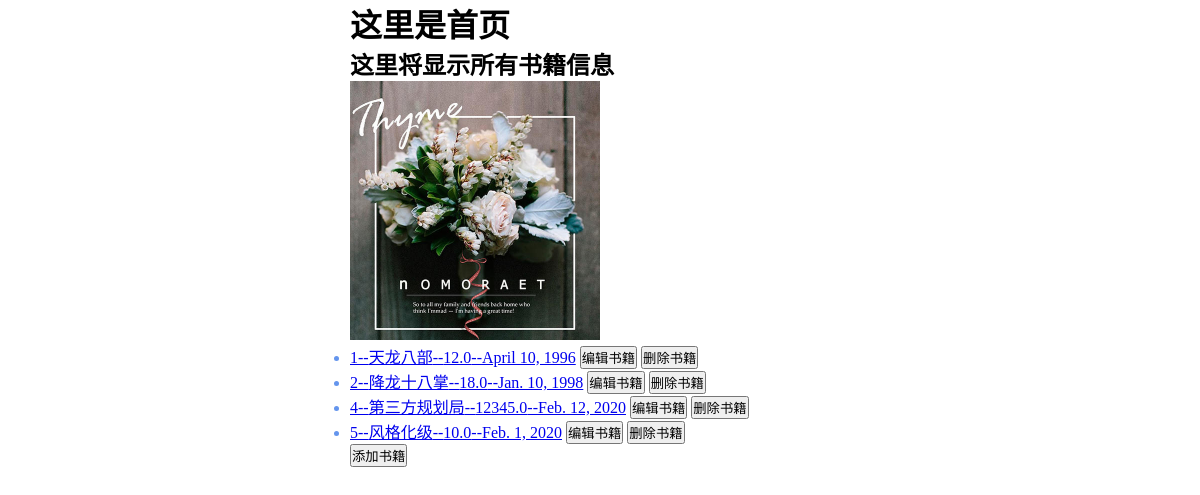
The app's page /, older data.
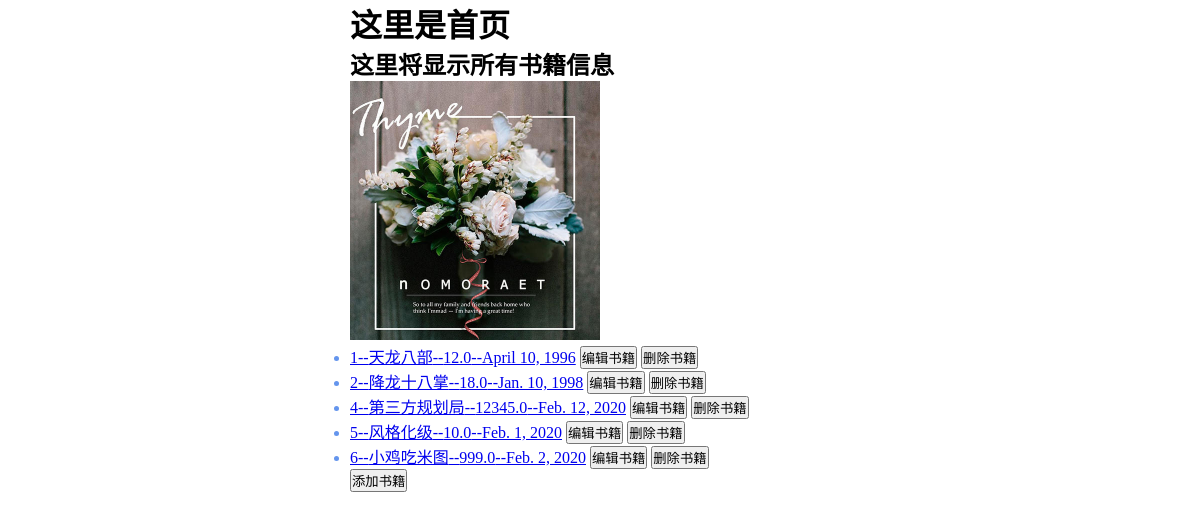
The same page, newer data.
### booktest/models.py (models this page shows)
class Book(models.Model):
    title=models.CharField(max_length=20)
    price=models.FloatField(default=0)
    upd_date = models.DateField(default="2020-2-11")
    author=models.CharField(max_length=20,default="rhy")
    desc=models.CharField(max_length=50,null=True,blank=True,db_column="description")
    def __str__(self):
        return self.title

### booktest/views.py (the view)
# urls.py: url(r'^$', views.index,name='index'),
def index(requset):
    books=Book.objects.all()
    return render(requset,'index.html',{'books':books})

### booktest/templates/index.html (shortened to what this page needs)
<!DOCTYPE html>
<html lang="en">
<head>
    <link rel="stylesheet" href="/static/css/main.css">
</head>
<body>
<h1>这里是首页</h1>
<h2>这里将显示所有书籍信息</h2>
<div class="con">
    <img src="/static/img/photo.jpg" alt="">
    <ul>
        {% for book in books %}
            <li>
                <a href="{% url 'booktest:detail' book.id%}">{{book.id}}--{{book.title}}--{{book.price}}--{{book.upd_date}}</a>
                <a href="{% url 'booktest:editbook' book.id%}"><button>编辑书籍</button></a>
                <a href="{% url 'booktest:deletebook' book.id%}"><button>删除书籍</button></a>
            </li>
        {% endfor %}
    </ul>
    <a href="{% url 'booktest:addbook'%}"><button>添加书籍</button></a>
</div>
</body>
</html>

Row changes from the older to the newer data that the page shows:
added Book: id "6", title "小鸡吃米图", price "999.0", upd_date "Feb. 2, 2020"
